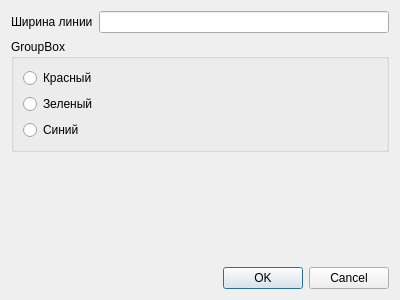
<?xml version="1.0" encoding="UTF-8"?>
<ui version="4.0">
 <class>Dialog</class>
 <widget class="QDialog" name="Dialog">
  <property name="geometry">
   <rect>
    <x>0</x>
    <y>0</y>
    <width>400</width>
    <height>300</height>
   </rect>
  </property>
  <property name="windowTitle">
   <string>Dialog</string>
  </property>
  <layout class="QVBoxLayout" name="verticalLayout">
   <item>
    <layout class="QHBoxLayout" name="width_line">
     <item>
      <widget class="QLabel" name="label">
       <property name="sizePolicy">
        <sizepolicy hsizetype="Minimum" vsizetype="Minimum">
         <horstretch>0</horstretch>
         <verstretch>0</verstretch>
        </sizepolicy>
       </property>
       <property name="text">
        <string>Ширина линии</string>
       </property>
      </widget>
     </item>
     <item>
      <widget class="QLineEdit" name="width_input"/>
     </item>
    </layout>
   </item>
   <item>
    <widget class="QGroupBox" name="groupBox">
     <property name="enabled">
      <bool>true</bool>
     </property>
     <property name="title">
      <string>GroupBox</string>
     </property>
     <layout class="QVBoxLayout" name="verticalLayout_2">
      <item>
       <widget class="QRadioButton" name="Red">
        <property name="text">
         <string>Красный</string>
        </property>
       </widget>
      </item>
      <item>
       <widget class="QRadioButton" name="Green">
        <property name="text">
         <string>Зеленый</string>
        </property>
       </widget>
      </item>
      <item>
       <widget class="QRadioButton" name="Blue">
        <property name="text">
         <string>Синий</string>
        </property>
       </widget>
      </item>
     </layout>
    </widget>
   </item>
   <item>
    <spacer name="verticalSpacer">
     <property name="orientation">
      <enum>Qt::Vertical</enum>
     </property>
     <property name="sizeHint" stdset="0">
      <size>
       <width>20</width>
       <height>40</height>
      </size>
     </property>
    </spacer>
   </item>
   <item>
    <widget class="QDialogButtonBox" name="buttonBox">
     <property name="standardButtons">
      <set>QDialogButtonBox::Cancel|QDialogButtonBox::Ok</set>
     </property>
    </widget>
   </item>
  </layout>
 </widget>
 <resources/>
 <connections/>
</ui>
